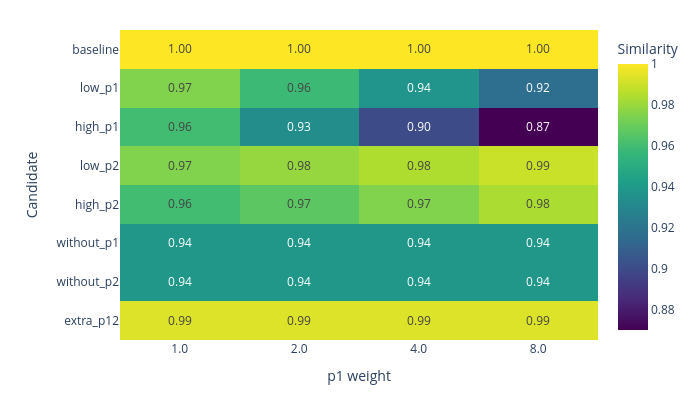

Notebook source saved alongside this figure:
### Code cell
import plotly.express as px
import pandas as pd


# cria rótulo só com o peso de p1
df_plot["w_p1_str"] = df_plot["w_p1"].map(lambda v: f"{v:.1f}")

# ordem desejada no eixo x (pesos de p1)
ordem_pesos = ["1.0", "2.0", "4.0", "8.0"]
df_plot["w_p1_str"] = pd.Categorical(
    df_plot["w_p1_str"],
    categories=ordem_pesos,
    ordered=True
)

# >>> ordem desejada das ROWS (candidatos)
row_order = [
    "baseline",
    "low_p1",
    "high_p1",
    "low_p2",
    "high_p2",
    "without_p1",
    "without_p2",
    "extra_p12",
]

df_plot["candidate_label"] = pd.Categorical(
    df_plot["candidate_label"],
    categories=row_order,
    ordered=True
)

# pivot: linhas = candidatos, colunas = pesos de p1
heat_df = df_plot.pivot_table(
    index="candidate_label",
    columns="w_p1_str",
    values="similarity_result"
).reindex(row_order)   # garante a ordem das linhas

# heatmap
fig = px.imshow(
    heat_df,
    text_auto=".2f",
    aspect="auto",
    labels={
        "x": "p1 weight",
        "y": "Candidate",
        "color": "Similarity"
    },
    color_continuous_scale="Viridis",
)

fig.update_coloraxes(cmin=0.87, cmax=1.00)

fig.update_layout(
    title=None,
    xaxis_title="p1 weight",
    yaxis_title="Candidate",
    width=700,
    height=400,
    margin=dict(l=120, r=40, t=30, b=60),
    font=dict(size=12)
)

fig.update_xaxes(showgrid=False)
fig.update_yaxes(showgrid=False)

fig.show()

### Figure 1 — Plotly figure (JSON) as saved in the notebook; plotly's stock layout.template omitted (floating-point values rounded to 4 significant figures)
{"data": [{"coloraxis": "coloraxis", "hovertemplate": "p1 weight: %{x}<br>Candidate: %{y}<br>Similarity: %{z}<extra></extra>", "name": "0", "texttemplate": "%{z:.2f}", "type": "heatmap", "x": ["1.0", "2.0", "4.0", "8.0"], "xaxis": "x", "y": ["baseline", "low_p1", "high_p1", "low_p2", "high_p2", "without_p1", "without_p2", "extra_p12"], "yaxis": "y", "z": [[1.0, 1.0, 1.0, 1.0], [0.975, 0.9583, 0.9375, 0.9167], [0.96, 0.9333, 0.9, 0.8667], [0.975, 0.9792, 0.9844, 0.9896], [0.96, 0.9667, 0.975, 0.9833], [0.9388, 0.9388, 0.9388, 0.9388], [0.9388, 0.9388, 0.9388, 0.9388], [0.9935, 0.9935, 0.9935, 0.9935]]}], "layout": {"coloraxis": {"cmax": 1, "cmin": 0.87, "colorbar": {"title": {"text": "Similarity"}}, "colorscale": [[0, "#440154"], [0.1111, "#482878"], [0.2222, "#3e4989"], [0.3333, "#31688e"], [0.4444, "#26828e"], [0.5556, "#1f9e89"], [0.6667, "#35b779"], [0.7778, "#6ece58"], [0.8889, "#b5de2b"], [1, "#fde725"]]}, "font": {"size": 12}, "height": 400, "margin": {"b": 60, "l": 120, "r": 40, "t": 30}, "title": {}, "width": 700, "xaxis": {"anchor": "y", "domain": [0, 1], "showgrid": false, "title": {"text": "p1 weight"}}, "yaxis": {"anchor": "x", "autorange": "reversed", "domain": [0, 1], "showgrid": false, "title": {"text": "Candidate"}}}}
